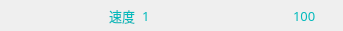
<?xml version="1.0" encoding="UTF-8"?>
<ui version="4.0">
 <class>WidgetSlider</class>
 <widget class="QWidget" name="WidgetSlider">
  <property name="geometry">
   <rect>
    <x>0</x>
    <y>0</y>
    <width>343</width>
    <height>31</height>
   </rect>
  </property>
  <property name="windowTitle">
   <string>WidgetSlider</string>
  </property>
  <layout class="QHBoxLayout" name="horizontalLayout" stretch="30,30,30,40,40,20,160,40,20">
   <property name="spacing">
    <number>0</number>
   </property>
   <property name="leftMargin">
    <number>0</number>
   </property>
   <property name="topMargin">
    <number>0</number>
   </property>
   <property name="rightMargin">
    <number>0</number>
   </property>
   <property name="bottomMargin">
    <number>0</number>
   </property>
   <item>
    <widget class="QPushButton" name="btnSmall">
     <property name="sizePolicy">
      <sizepolicy hsizetype="Preferred" vsizetype="Expanding">
       <horstretch>24</horstretch>
       <verstretch>0</verstretch>
      </sizepolicy>
     </property>
     <property name="minimumSize">
      <size>
       <width>24</width>
       <height>24</height>
      </size>
     </property>
     <property name="styleSheet">
      <string notr="true">background:transparent;border-width:0;border-style:outset;
image: url(:/UI/icon/min.png);</string>
     </property>
     <property name="text">
      <string/>
     </property>
    </widget>
   </item>
   <item>
    <spacer name="horizontalSpacer_3">
     <property name="orientation">
      <enum>Qt::Horizontal</enum>
     </property>
     <property name="sizeType">
      <enum>QSizePolicy::Expanding</enum>
     </property>
     <property name="sizeHint" stdset="0">
      <size>
       <width>0</width>
       <height>0</height>
      </size>
     </property>
    </spacer>
   </item>
   <item>
    <widget class="QPushButton" name="btnBig">
     <property name="sizePolicy">
      <sizepolicy hsizetype="Preferred" vsizetype="Expanding">
       <horstretch>0</horstretch>
       <verstretch>0</verstretch>
      </sizepolicy>
     </property>
     <property name="minimumSize">
      <size>
       <width>24</width>
       <height>24</height>
      </size>
     </property>
     <property name="styleSheet">
      <string notr="true">background:transparent;border-width:0;border-style:outset;
image: url(:/UI/icon/max.png);</string>
     </property>
     <property name="text">
      <string/>
     </property>
    </widget>
   </item>
   <item>
    <spacer name="horizontalSpacer_4">
     <property name="orientation">
      <enum>Qt::Horizontal</enum>
     </property>
     <property name="sizeHint" stdset="0">
      <size>
       <width>5</width>
       <height>20</height>
      </size>
     </property>
    </spacer>
   </item>
   <item>
    <widget class="QLabel" name="label_2">
     <property name="font">
      <font>
       <family>思源黑体 CN</family>
       <pointsize>10</pointsize>
      </font>
     </property>
     <property name="styleSheet">
      <string notr="true">color: rgb(2, 186, 188);</string>
     </property>
     <property name="text">
      <string>速度</string>
     </property>
    </widget>
   </item>
   <item>
    <widget class="QLabel" name="label_4">
     <property name="font">
      <font>
       <family>思源黑体 CN</family>
       <pointsize>10</pointsize>
      </font>
     </property>
     <property name="styleSheet">
      <string notr="true">color: rgb(2, 186, 188);</string>
     </property>
     <property name="text">
      <string>1</string>
     </property>
    </widget>
   </item>
   <item>
    <widget class="QLabel" name="label">
     <property name="sizePolicy">
      <sizepolicy hsizetype="Preferred" vsizetype="Ignored">
       <horstretch>0</horstretch>
       <verstretch>0</verstretch>
      </sizepolicy>
     </property>
     <property name="text">
      <string/>
     </property>
     <property name="pixmap">
      <pixmap resource="MultiLargeScreen.qrc">:/UI/image/slider.png</pixmap>
     </property>
     <property name="alignment">
      <set>Qt::AlignCenter</set>
     </property>
    </widget>
   </item>
   <item>
    <widget class="QLabel" name="label_3">
     <property name="font">
      <font>
       <family>思源黑体 CN</family>
       <pointsize>10</pointsize>
      </font>
     </property>
     <property name="styleSheet">
      <string notr="true">color: rgb(2, 186, 188);</string>
     </property>
     <property name="text">
      <string>100</string>
     </property>
    </widget>
   </item>
   <item>
    <spacer name="horizontalSpacer">
     <property name="orientation">
      <enum>Qt::Horizontal</enum>
     </property>
     <property name="sizeHint" stdset="0">
      <size>
       <width>40</width>
       <height>20</height>
      </size>
     </property>
    </spacer>
   </item>
  </layout>
 </widget>
 <layoutdefault spacing="6" margin="11"/>
 <resources>
  <include location="MultiLargeScreen.qrc"/>
 </resources>
 <connections/>
</ui>
